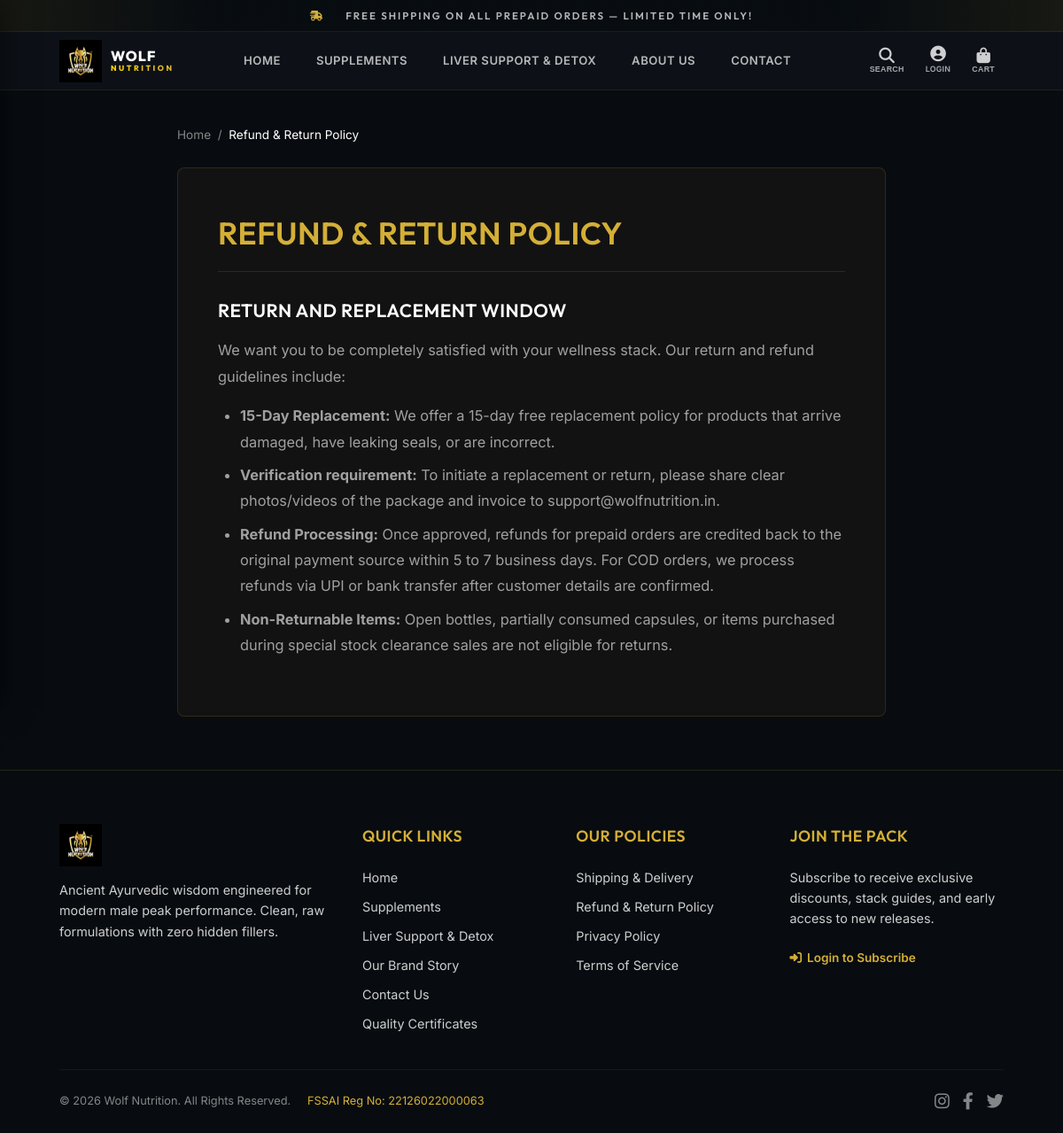
/page.php?slug=refund-policy, run on an earlier commit of the app's database.
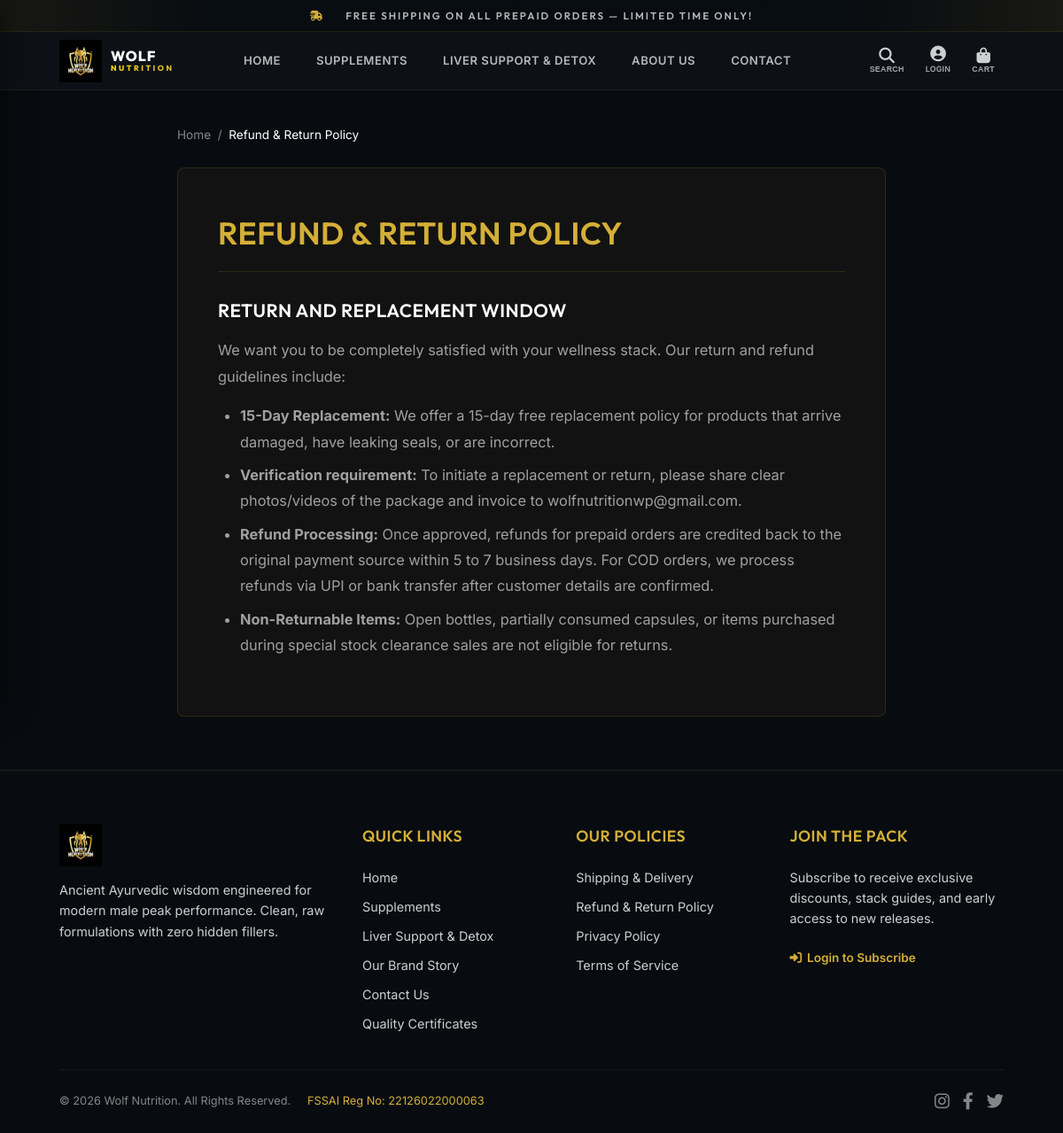
And on a later commit of the database.
### tables this page shows
CREATE TABLE IF NOT EXISTS `cms_pages` (
  `id` INT AUTO_INCREMENT PRIMARY KEY,
  `slug` VARCHAR(100) NOT NULL UNIQUE,
  `title` VARCHAR(150) NOT NULL,
  `body` TEXT NOT NULL,
  `updated_at` TIMESTAMP DEFAULT CURRENT_TIMESTAMP ON UPDATE CURRENT_TIMESTAMP
);

### includes/functions.php (called while the page is built, shortened)
<?php
function is_logged_in() {
    return isset($_SESSION['user_id']);
}
?>

### page.php (the view, shortened to what this page needs)
<?php
require_once __DIR__ . '/includes/header.php';
$slug = isset($_GET['slug']) ? trim($_GET['slug']) : '';
try {
    $stmt = $pdo->prepare("SELECT * FROM cms_pages WHERE slug = ?");
    $stmt->execute([$slug]);
    $page = $stmt->fetch();
} catch (PDOException $e) {
    $page = null;
}
?>
    <div class="container" style="margin-top: 40px; margin-bottom: 60px; max-width:850px;">
        <div style="font-size:0.85rem; color:var(--text-muted); margin-bottom:25px;">
            <a href="index.php">Home</a> &nbsp;/&nbsp;
            <span style="color:var(--text-primary);"><?php echo htmlspecialchars($page['title']); ?></span>
        </div>
        <div class="glass-card" style="padding: 45px; border-radius: 8px;">
            <h1 style="font-size:2.2rem; text-transform:uppercase; margin-bottom:25px; border-bottom:1px solid var(--border-color); padding-bottom:15px; color:var(--gold-primary);">
                <?php echo htmlspecialchars($page['title']); ?>
            </h1>
            <div class="cms-page-content" style="line-height:1.8; font-size:1.02rem; color:rgba(255,255,255,0.6);">
                <?php echo $page['body']; ?>
            </div>
        </div>
    </div>
<?php require_once __DIR__ . '/includes/footer.php'; ?>

### includes/header.php (shortened to what this page needs)
<?php
require_once __DIR__ . '/functions.php';
$active_page = basename($_SERVER['PHP_SELF']);
?>
<!DOCTYPE html>
<html lang="en">
<head>
    <link rel="stylesheet" href="https://cdnjs.cloudflare.com/ajax/libs/font-awesome/6.4.0/css/all.min.css">
    <link rel="stylesheet" href="assets/css/header-clean.css">
    <link rel="stylesheet" href="assets/css/style.css">
</head>
<body>
    <div class="announcement-bar">
        <div class="announcement-item active">
            <a href="#"><i class="fas fa-truck-fast" style="color:var(--gold-primary);"></i> FREE Shipping on all prepaid orders — Limited time only!</a>
        </div>
    </div>
    <header id="mainHeader">
        <div class="container header-container">
            <a href="index.php" class="logo" aria-label="Wolf Nutrition - Home">
                <img src="assets/images/logo.png" alt="Wolf Nutrition - Premium Ayurvedic Supplements">
                <div class="logo-text">WOLF <span>NUTRITION</span></div>
            </a>
            <nav class="desktop-nav">
                <ul>
                    <li class="<?php echo $active_page === 'index.php' ? 'active' : ''; ?>">
                        <a href="index.php">Home</a>
                    </li>
                    <li class="<?php echo ($active_page === 'category.php' && isset($_GET['slug']) && $_GET['slug'] === 'vitality') ? 'active' : ''; ?>">
                        <a href="category.php?slug=vitality">Supplements</a>
                    </li>
                    <li class="<?php echo ($active_page === 'category.php' && isset($_GET['slug']) && $_GET['slug'] === 'liver-detox') ? 'active' : ''; ?>">
                        <a href="category.php?slug=liver-detox">Liver Support & Detox</a>
                    </li>
                    <li class="<?php echo $active_page === 'about.php' ? 'active' : ''; ?>">
                        <a href="about.php">About Us</a>
                    </li>
                    <li class="<?php echo $active_page === 'contact.php' ? 'active' : ''; ?>">
                        <a href="contact.php">Contact</a>
                    </li>
                </ul>
            </nav>
            <div class="header-actions">
                <button class="header-icon search-trigger" aria-label="Search">
                    <i class="fas fa-search"></i>
                    <span class="icon-label">Search</span>
                </button>
                <a href="<?php echo is_logged_in() ? 'my-account.php' : 'login.php'; ?>" class="header-icon" aria-label="Account">
                    <i class="fas fa-user-circle"></i>
                    <span class="icon-label"><?php echo is_logged_in() ? 'Account' : 'Login'; ?></span>
                </a>
                <button class="header-icon cart-drawer-trigger" aria-label="Cart">
                    <i class="fas fa-shopping-bag"></i>
                    <span class="icon-label">Cart</span>
                </button>
            </div>
        </div>
    </header>

### includes/footer.php (shortened to what this page needs)
<?php
require_once __DIR__ . '/functions.php';
?>
    <footer>
        <div class="container">
            <div class="footer-grid">
                <div class="footer-about">
                    <a href="index.php" class="logo" style="margin-bottom: 15px;" aria-label="Wolf Nutrition - Home">
                        <img src="assets/images/logo.png" alt="Wolf Nutrition - Premium Ayurvedic Supplements">
                    </a>
                    <p>Ancient Ayurvedic wisdom engineered for modern male peak performance. Clean, raw formulations with zero hidden fillers.</p>
                </div>
                <div class="footer-links">
                    <h4>Quick Links</h4>
                    <ul>
                        <li><a href="index.php">Home</a></li>
                        <li><a href="category.php?slug=vitality">Supplements</a></li>
                        <li><a href="category.php?slug=liver-detox">Liver Support & Detox</a></li>
                        <li><a href="about.php">Our Brand Story</a></li>
                        <li><a href="contact.php">Contact Us</a></li>
                        <li><a href="certificates.php">Quality Certificates</a></li>
                    </ul>
                </div>
                <div class="footer-links">
                    <h4>Our Policies</h4>
                    <ul>
                        <li><a href="page.php?slug=shipping-policy">Shipping & Delivery</a></li>
                        <li><a href="page.php?slug=refund-policy">Refund & Return Policy</a></li>
                        <li><a href="page.php?slug=privacy-policy">Privacy Policy</a></li>
                        <li><a href="page.php?slug=terms-of-service">Terms of Service</a></li>
                    </ul>
                </div>
                <div class="footer-newsletter">
                    <h4>Join the Pack</h4>
                    <p>Subscribe to receive exclusive discounts, stack guides, and early access to new releases.</p>
                    <?php if (is_logged_in()): ?>
                        <?php
                            $footer_user = get_logged_in_user();
                            $footer_email = $footer_user ? htmlspecialchars($footer_user['email']) : '';
                        ?>
                        <form class="newsletter-form" id="footer-nl-form" onsubmit="return handleFooterNewsletterSubmit(event);" style="display:flex; gap:8px;">
                            <input type="email" id="footer-nl-email" value="<?php echo $footer_email; ?>" readonly required placeholder="Your Email Address" style="flex:1;">
                            <button type="submit" id="footer-nl-btn" class="btn-gold" style="padding:10px 15px;"><i class="fas fa-paper-plane"></i></button>
                        </form>
                        <div id="footer-nl-msg" style="margin-top:8px; font-size:0.75rem; display:none;"></div>
                    <?php else: ?>
                        <a href="login.php" style="display:inline-flex; align-items:center; gap:6px; color:var(--gold-primary); font-size:0.85rem; font-weight:600; text-decoration:none; margin-top:8px;">
                            <i class="fas fa-sign-in-alt"></i> Login to Subscribe
                        </a>
                    <?php endif; ?>
                </div>
            </div>
            <div class="footer-bottom">
                <div>
                    &copy; <?php echo date('Y'); ?> Wolf Nutrition. All Rights Reserved.
                    <span style="margin-left:15px; color: var(--gold-muted);">FSSAI Reg No: 22126022000063</span>
                </div>
                <div class="footer-socials">
                    <a href="https://instagram.com/wolfnutrition" class="social-icon" target="_blank" rel="noopener noreferrer" aria-label="Follow Wolf Nutrition on Instagram"><i class="fab fa-instagram"></i></a>
                    <a href="https://facebook.com/wolfnutrition" class="social-icon" target="_blank" rel="noopener noreferrer" aria-label="Follow Wolf Nutrition on Facebook"><i class="fab fa-facebook-f"></i></a>
                    <a href="https://twitter.com/wolfnutrition" class="social-icon" target="_blank" rel="noopener noreferrer" aria-label="Follow Wolf Nutrition on Twitter"><i class="fab fa-twitter"></i></a>
                </div>
            </div>
        </div>
    </footer>
</body>
</html>

### assets/css/header-clean.css (style rules this page uses)
header { background: #0c0e12; border-bottom: 1px solid rgba(212,175,55,0.1); position: sticky; top: 0; z-index: 1000; }
.header-container { display: flex; align-items: center; justify-content: space-between; height: 68px; }
.logo { display: flex; align-items: center; gap: 10px; text-decoration: none; flex-shrink: 0; }
.logo img { height: 46px; transition: height 0.3s ease; }
.logo-text { font-family: var(--font-heading); font-weight: 800; font-size: 1rem; color: #fff; letter-spacing: 1px; text-transform: uppercase; line-height: 1.1; }
.logo-text span { display: block; background: var(--gold-gradient); -webkit-background-clip: text; -webkit-text-fill-color: transparent; font-size: 0.55rem; letter-spacing: 2.5px; }
.desktop-nav ul { display: flex; list-style: none; gap: 6px; margin: 0; padding: 0; }
.desktop-nav a { display: block; padding: 8px 14px; color: rgba(255,255,255,0.7); font-size: 0.8rem; font-weight: 600; text-transform: uppercase; letter-spacing: 0.5px; text-decoration: none; border-radius: 8px; transition: all 0.2s ease; }
.header-actions { display: flex; align-items: center; gap: 2px; flex-shrink: 0; }
.header-icon { display: flex; flex-direction: column; align-items: center; gap: 1px; padding: 6px 8px; color: rgba(255,255,255,0.8); text-decoration: none; border: none; background: none; border-radius: 8px; cursor: pointer; transition: all 0.2s ease; position: relative; }
.header-icon i { font-size: 1.05rem; }
.icon-label { font-size: 0.5rem; font-weight: 600; text-transform: uppercase; letter-spacing: 0.3px; opacity: 0.8; }

### page.php (style rules this page uses)
.cms-page-content h3 { font-size: 1.3rem; margin-top: 25px; margin-bottom: 12px; text-transform: uppercase; color: #fff; }
.cms-page-content p { margin-bottom: 15px; }
.cms-page-content ul, .cms-page-content ol { margin-left: 25px; margin-bottom: 20px; }
.cms-page-content li { margin-bottom: 8px; }

What changed in the data, as far as the page shows it:
changed cms_pages "REFUND & RETURN POLICY": body "…package and invoice to support@wolfnutrition.in. Refund Processing: Once approved,…" → "…package and invoice to wolfnutritionwp@gmail.com. Refund Processing: Once approved,…"
